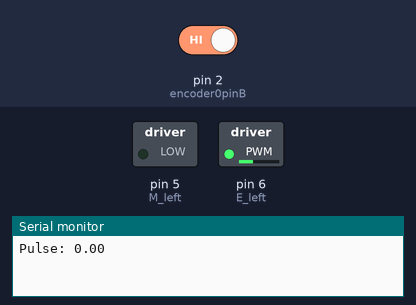
Recording of a sketch running on a simulated Arduino Uno, built with avr-gcc and run on an emulated ATmega328P. On the bench: switched loads named in the sketch (green lamp = pin HIGH), the last lines printed to the serial monitor. Inputs (shaded band) come from the test bench; at power-on: pin 2 (encoder0pinB) HIGH.

Above: at 0.05 s.
At 0.6 s:
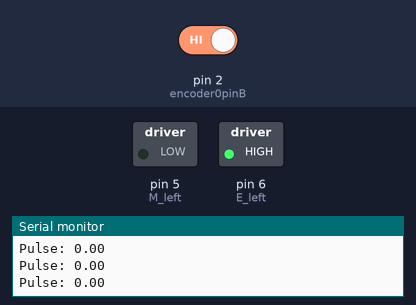
Timing chart, 0 to 2.1 s (numbered marks = the images above):
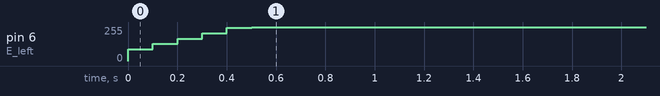

Measured:
- by itself, pin 6 (E_left): moves from 0/255 to 255/255 over 0.50 s

The sketch:

sketch_motor.ino
```cpp
//The sample code for driving one way motor encoder
#include <PID_v1.h>
const byte encoder0pinA = 3;//A pin -> the interrupt pin 0
const byte encoder0pinB = 2;//B pin -> the digital pin 3
int E_left =6; //The enabling of L298PDC motor driver board connection to the digital interface port 5
int M_left =5; //The enabling of L298PDC motor driver board connection to the digital interface port 4
byte encoder0PinALast;
double duration,abs_duration;//the number of the pulses
boolean Direction;//the rotation direction
boolean result;

double val_output;//Power supplied to the motor PWM value.
double Setpoint;
double Kp=0.6, Ki=5, Kd=0;
PID myPID(&abs_duration, &val_output, &Setpoint, Kp, Ki, Kd, DIRECT);

void setup()
{
  Serial.begin(9600);//Initialize the serial port
  pinMode(M_left, OUTPUT); //L298P Control port settings DC motor driver board for the output mode
  pinMode(E_left, OUTPUT);
  Setpoint =80; //Set the output value of the PID
  myPID.SetMode(AUTOMATIC);//PID is set to automatic mode
  myPID.SetSampleTime(100);//Set PID sampling frequency is 100ms
  EncoderInit();//Initialize the module
}

void loop()
{
  advance();//Motor Forward
  abs_duration=abs(duration);
  result=myPID.Compute();//PID conversion is complete and returns 1
  if(result)
  {
    Serial.print("Pulse: ");
    Serial.println(duration);
    duration = 0; //Count clear, wait for the next count
  }
}

void EncoderInit()
{
  Direction = true;//default -> Forward
  pinMode(encoder0pinB,INPUT);
  attachInterrupt(0, wheelSpeed, CHANGE);
}

void wheelSpeed()
{
  int Lstate = digitalRead(encoder0pinA);
  if((encoder0PinALast == LOW) && Lstate==HIGH){
    int val = digitalRead(encoder0pinB);
    if(val == LOW && Direction){
      Direction = false; //Reverse
    }
    else if(val == HIGH && !Direction){
      Direction = true; //Forward
    }
  }
  encoder0PinALast = Lstate;

  if(!Direction) duration++;
  else duration--;
}

void advance()//Motor Forward
{
  digitalWrite(M_left,LOW);
  analogWrite(E_left,val_output);
}

void back()//Motor reverse
{
  digitalWrite(M_left,HIGH);
  analogWrite(E_left,val_output);
}

void Stop()//Motor stops
{
  digitalWrite(E_left, LOW);
}
```
